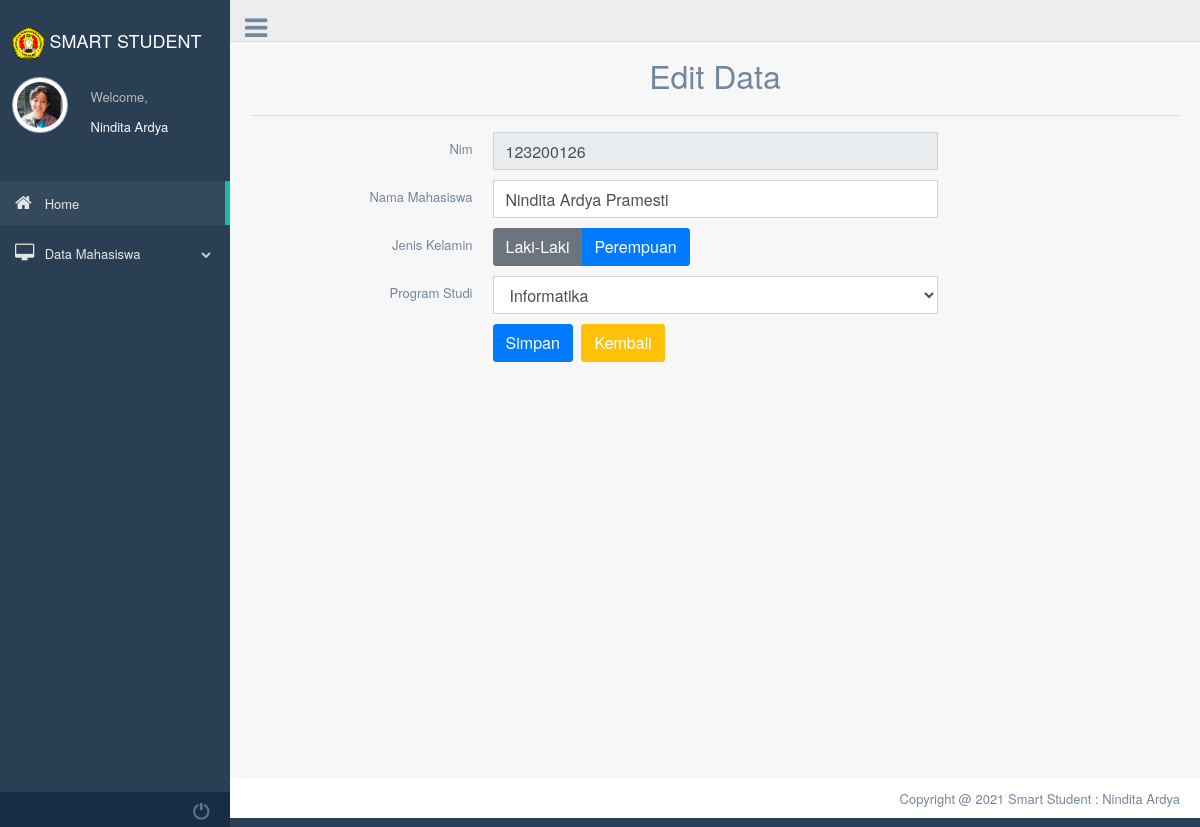
/index.php?page=edit_mhs&Nim=123200126 (signed in), run on the app's committed database.
### tables this page shows
CREATE TABLE `users` (
  `iduser` bigint(20) NOT NULL,
  `username` varchar(191) NOT NULL,
  `password` varchar(191) NOT NULL,
  `photo` varchar(191) NOT NULL
);

CREATE TABLE `mahasiswa` (
  `Nim` int(10) NOT NULL,
  `Nama_Mhs` varchar(50) NOT NULL,
  `Jenis_Kelamin` varchar(50) NOT NULL,
  `Program_Studi` varchar(50) NOT NULL
);

### index.php (the view, shortened to what this page needs)
<!DOCTYPE html>
<html lang="en">
  <head>
    <link rel="stylesheet" href="js/jquery-ui-1.12.1/jquery-ui.css">
    <link rel="stylesheet" href="css/bootstrap.min.css">
    <link href="assets/bootstrap/dist/css/bootstrap.min.css" rel="stylesheet">
    <link href="assets/font-awesome/css/font-awesome.min.css" rel="stylesheet">
    <link href="assets/nprogress/nprogress.css" rel="stylesheet">
    <link href="assets/iCheck/skins/flat/green.css" rel="stylesheet">
    <link href="assets/bootstrap-progressbar/css/bootstrap-progressbar-3.3.4.min.css" rel="stylesheet">
    <link href="assets/css/custom.min.css" rel="stylesheet">
  </head>
  <body class="nav-md">
    <?php
            if(!isset($_SESSION['username'])) :
            header("location: login.php?msg=belum login");
            else:
            include "koneksi.php";
            $username = $_SESSION['username'];
            $sql = "SELECT * FROM `users`
            WHERE `username`= '$username'";
            $sql_run = mysqli_query($koneksi, $sql);
            $akun = mysqli_fetch_assoc($sql_run);
        ?>
    <div class="container body">
      <div class="main_container">
        <div class="col-md-3 left_col">
          <div class="left_col scroll-view">
            <div class="navbar nav_title" style="border: 0;">
            <center>
            <a class="navbar-brand">
                <img src="assets/images/upn.png" class="logo" alt="logo" width="15%"><span><font size="4.95" color="white" face="Helvetica Neue"> SMART STUDENT</font></span>
            </a>
            </center>
            </div>
            <div class="profile clearfix">
              <div class="profile_pic">
              <img src="img/users/<?= $akun['photo']; ?>" alt=".." class="img-circle profile_img">
              </div>
              <div class="profile_info">
                <span>Welcome,</span>
                <br>
                <span class="text-light"><?= $akun['username']; ?></span>
              </div>
            </div>
            <br />
            <div id="sidebar-menu" class="main_menu_side hidden-print main_menu">
              <div class="menu_section">
                <ul class="nav side-menu">
                  <li><a href="index.php"><i class="fa fa-home"></i> Home <span class="fa fa-chevron"></span></a>
                  </li>
                  <li><a href="#"><i class="fa fa-desktop"></i> Data Mahasiswa <span class="fa fa-chevron-down"></span></a>
                  </li>
                </ul>
              </div>
            </div>
            <div class="sidebar-footer hidden-small">
              <a data-toggle="tooltip" data-placement="top" title="Settings" href="#">
              </a>
              <a data-toggle="tooltip" data-placement="top" title="FullScreen" href="#">
              </a>
              <a data-toggle="tooltip" data-placement="top" title="Lock" href="#">
              </a>
              <a data-toggle="modal" data-target="#LogoutModal" title="Logout" href="#">
                <span class="glyphicon glyphicon-off" aria-hidden="true" ></span>
              </a>
            </div>
          </div>
        </div>
        <div class="top_nav">
          <div class="nav_menu">
              <div class="nav toggle">
                <a id="menu_toggle"><i class="fa fa-bars"></i></a>
              </div>
              <nav class="nav navbar-nav">
            </nav>
          </div>
        </div>
        <div class="right_col" role="main">
      <?php
      $queries = array();
      parse_str($_SERVER['QUERY_STRING'], $queries);
      switch ($queries['page']) {
        case 'edit_mhs':
        	include 'edit.php';
        	break;
        }
        ?>
        </div>
        <footer>
          <div class="pull-right">
            Copyright @ 2021 Smart Student : Nindita Ardya
          </div>
          <div class="clearfix"></div>
        </footer>
      </div>
    </div>
      <?php endif; ?>
  </body>
</html>

### edit.php (shortened to what this page needs)
<?php include('koneksi.php'); ?>
	<div class="container" style="margin-top:20px">
		<center><font size="6">Edit Data</font></center>
		<hr>
		<?php
		if(isset($_GET['Nim'])){
			$Nim = $_GET['Nim'];
			$select = mysqli_query($koneksi, "SELECT * FROM mahasiswa WHERE Nim='$Nim'") or die(mysqli_error($koneksi));
			if(mysqli_num_rows($select) == 0){
				echo '<div class="alert alert-warning">ID tidak ada dalam database.</div>';
				exit();
			}else{
				$data = mysqli_fetch_assoc($select);
			}
		}
		?>
		<form action="index.php?page=edit_mhs&Nim=<?php echo $Nim; ?>" method="post">
			<div class="item form-group">
				<label class="col-form-label col-md-3 col-sm-3 label-align">Nim</label>
				<div class="col-md-6 col-sm-6">
					<input type="text" name="Nim" class="form-control" size="4" value="<?php echo $data['Nim']; ?>" readonly required>
				</div>
			</div>
			<div class="item form-group">
				<label class="col-form-label col-md-3 col-sm-3 label-align">Nama Mahasiswa</label>
				<div class="col-md-6 col-sm-6">
					<input type="text" name="Nama_Mhs" class="form-control" value="<?php echo $data['Nama_Mhs']; ?>" required>
				</div>
			</div>
			<div class="item form-group">
				<label class="col-form-label col-md-3 col-sm-3 label-align">Jenis Kelamin</label>
				<div class="col-md-6 col-sm-6 ">
					<div class="btn-group" data-toggle="buttons">
						<label class="btn btn-secondary" data-toggle-class="btn-primary" data-toggle-passive-class="btn-default">
							<input type="radio" class="join-btn" name="Jenis_Kelamin" value="Laki-Laki" <?php if($data['Jenis_Kelamin'] == 'Laki-Laki'){ echo 'checked'; } ?> required>Laki-Laki
						</label>
						<label class="btn btn-primary" data-toggle-class="btn-primary" data-toggle-passive-class="btn-default">
							<input type="radio" class="join-btn" name="Jenis_Kelamin" value="Perempuan" <?php if($data['Jenis_Kelamin'] == 'Perempuan'){ echo 'checked'; } ?> required>Perempuan
						</label>
					</div>
				</div>
			</div>
			<div class="item form-group">
				<label class="col-form-label col-md-3 col-sm-3 label-align">Program Studi</label>
				<div class="col-md-6 col-sm-6">
					<select name="Program_Studi" class="form-control" required>
						<option value="Informatika" <?php if($data['Program_Studi'] == 'Informatika'){ echo 'selected'; } ?>>Informatika</option>
					</select>
				</div>
			</div>
			<div class="item form-group">
				<div class="col-md-6 col-sm-6 offset-md-3">
					<input type="submit" name="submit" class="btn btn-primary" value="Simpan">
					<a href="index.php?page=tampil_mhs" class="btn btn-warning">Kembali</a>
				</div>
			</div>
		</form>
	</div>

### data on the page
users: photo (picture), username "Nindita Ardya"
mahasiswa: Nim "123200126", Nama_Mhs "Nindita Ardya Pramesti", Program_Studi "Informatika"
